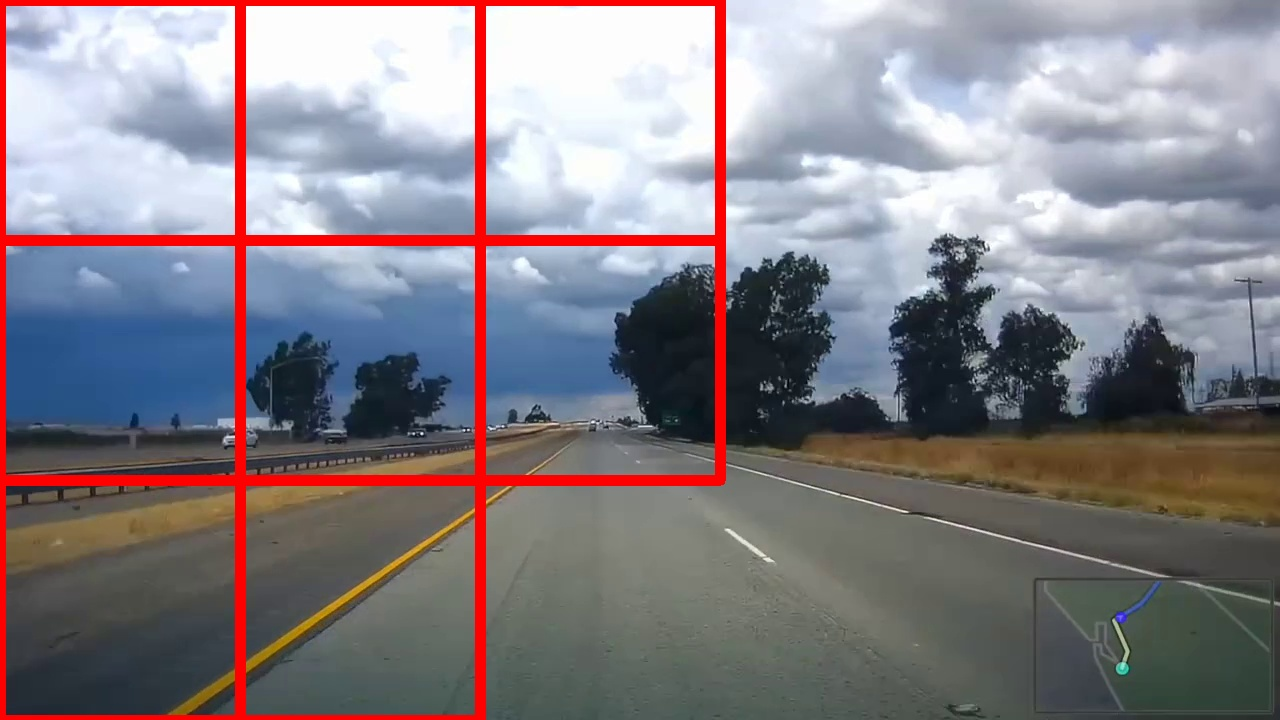
#> input picture test.jpg, 1280 x 720 px
$ python -i lane_detector.py   (imports and definitions only)
#> lines starting #> are read from the running program, lines starting #| are printed output that depends on the picture; after the words box and inside, x2 and y2 are one past the last pixel; in counts of white or black regions, pixels touching at a corner belong together
# [51 lines of commented-out code are left out]

import matplotlib.pylab as plt
import cv2
import numpy as np

def region_of_interest(img, vertices):
    mask = np.zeros_like(img)
    #channel_count = img.shape[2]
    match_mask_color = 255
    cv2.fillPoly(mask, vertices, match_mask_color)
    masked_image = cv2.bitwise_and(img, mask)
    return masked_image

def drow_the_lines(img, lines):
    img = np.copy(img)
    blank_image = np.zeros((img.shape[0], img.shape[1], 3), dtype=np.uint8)

    for line in lines:
        for x1, y1, x2, y2 in line:
            cv2.line(blank_image, (x1,y1), (x2,y2), (0, 255, 0), thickness=5)

    img = cv2.addWeighted(img, 0.8, blank_image, 1, 0.0)
    return img


def grey(image):
    return cv2.cvtColor(image, cv2.COLOR_RGB2GRAY)


def gauss(image):
    return cv2.GaussianBlur(image, (5, 5), 0)


def canny(image):
    edges = cv2.Canny(image,50,150)
    return edges

def set_directories(video_title):
    dirname = os.path.dirname(__file__)
    video_directory = os.path.join(dirname, 'video_input')
    video_path = os.path.join(video_directory, video_title + ".mp4")
    run_name = video_title + "/{0}/".format(datetime.datetime.utcnow().strftime("%s"))
    output_path = os.path.join("output/" + run_name)
    os.makedirs(output_path)

    return video_path, output_path


# image = cv2.imread('road.jpg')
# image = cv2.cvtColor(image, cv2.COLOR_BGR2RGB)

def process(image):
    print(image.shape)
    height = image.shape[0]
    width = image.shape[1]
    region_of_interest_vertices = [
        (0, height),
        (width/2, height/2),
        (width, height)
    ]
    gray_image = grey(image)
    gaussian_image = gauss(image)
    canny_image = canny(image)
    cropped_image = region_of_interest(canny_image,
                    np.array([region_of_interest_vertices], np.int32),)
    lines = cv2.HoughLinesP(cropped_image,
                            rho=2,
                            theta=np.pi/180,
                            threshold=50,
                            lines=np.array([]),
                            minLineLength=40,
                            maxLineGap=100)
    if lines is not None:
        image_with_lines = drow_the_lines(image, lines)
        return image_with_lines

    return image


try:
    video_title = sys.argv[1]
    runtime = int(sys.argv[2])
    test_sample_frame = int(sys.argv[3])
except:
    # Test Data
    video_title =  'default'

    # Runtime of the video in seconds
    runtime = 30
    test_sample_frame = None

# Initialise frame count
frame_count = 0

# Setup directores for output
# [1 line that did not run here, left out]

# create video capture
# [28 lines not run here, left out]

>>> import cv2
>>> picture = cv2.imread('test.jpg')
#> picture is the input picture: shape (720, 1280, 3); mean B, G, R 134.1, 127.7, 133.8
>>> result = process(picture)
#| (720, 1280, 3)
#> in canny, `edges = cv2.Canny(image,50,150)`:
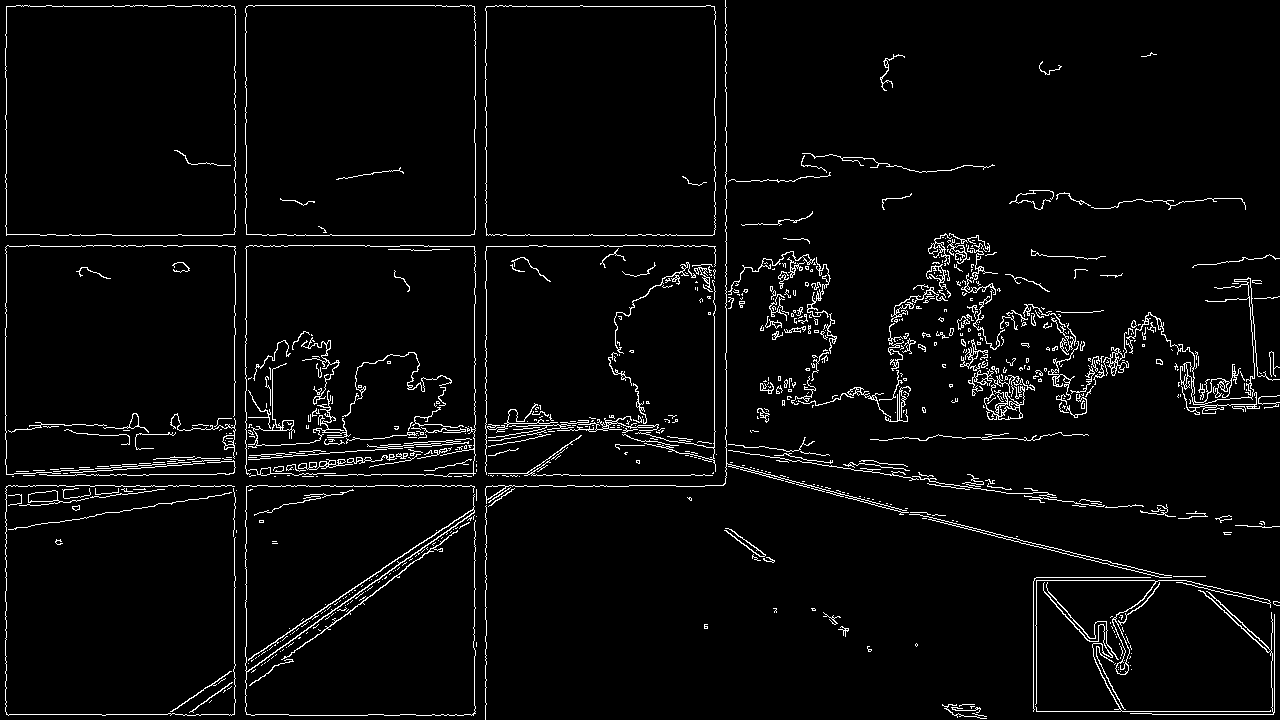
#> edges: shape (720, 1280); 3.8% white in thin lines or dots
#> in region_of_interest, `cv2.fillPoly(mask, vertices, match_mask_color)`: mask: shape (720, 1280); 25% white; 1 white region, box (x1, y1, x2, y2) and area: (1, 360, 1280, 720) 230680
#> in region_of_interest, `masked_image = cv2.bitwise_and(img, mask)`:
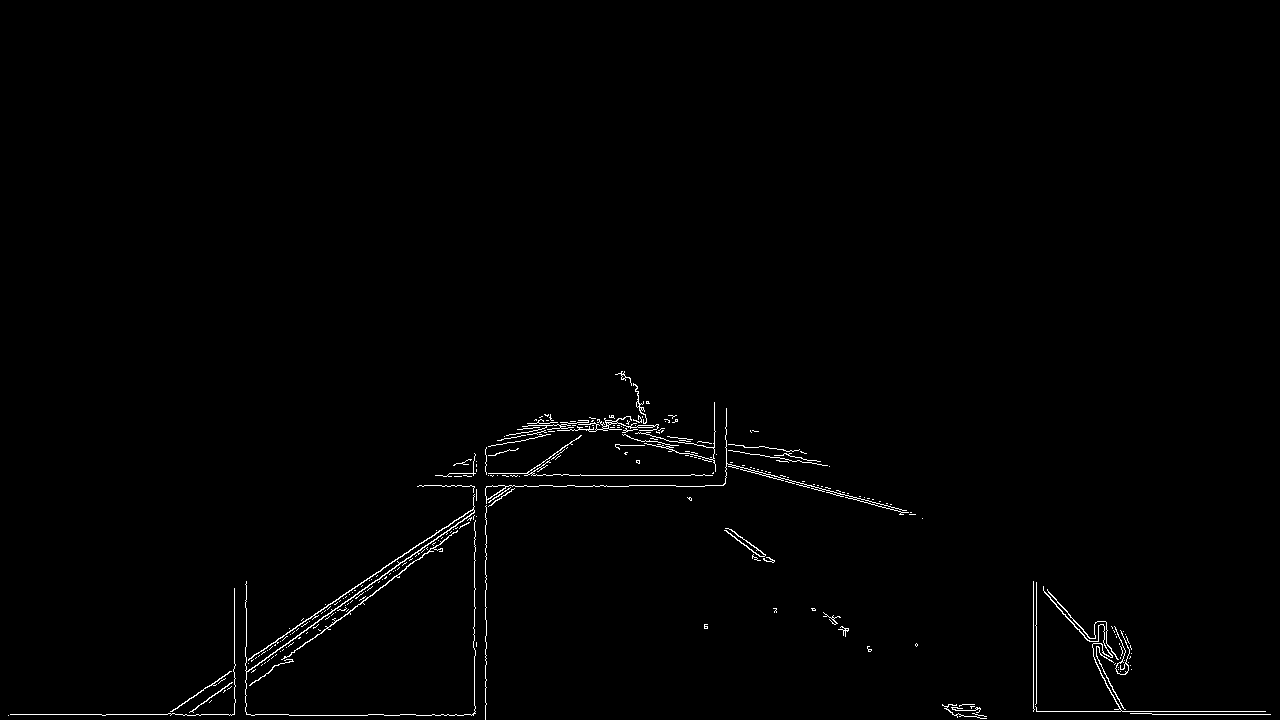
#> masked_image: shape (720, 1280); 0.86% white in thin lines or dots, all inside (x1, y1, x2, y2) = (8, 371, 1271, 720)
#> in process, `lines = cv2.HoughLinesP(cropped_image, rho=2, theta=np.pi/180, thresho..`: lines = 62 rows, first 6: [167, 714, 638, 396], [10, 714, 485, 714], [189, 712, 638, 398], [188, 715, 638, 400], [541, 416, 802, 462], [949, 711, 1265, 711]
#> the loop in drow_the_lines, `for line in lines:` made 62 passes
#> line on passes 1 to 12: [[167, 714, 638, 396]], [[10, 714, 485, 714]], [[189, 712, 638, 398]], [[188, 715, 638, 400]], [[541, 416, 802, 462]], [[949, 711, 1265, 711]], [[435, 475, 782, 475]], [[234, 694, 638, 401]], [[535, 419, 911, 512]], [[8, 715, 485, 715]], [[170, 711, 638, 395]], [[539, 417, 890, 504]]
#> after the loop in drow_the_lines, `for line in lines:`:
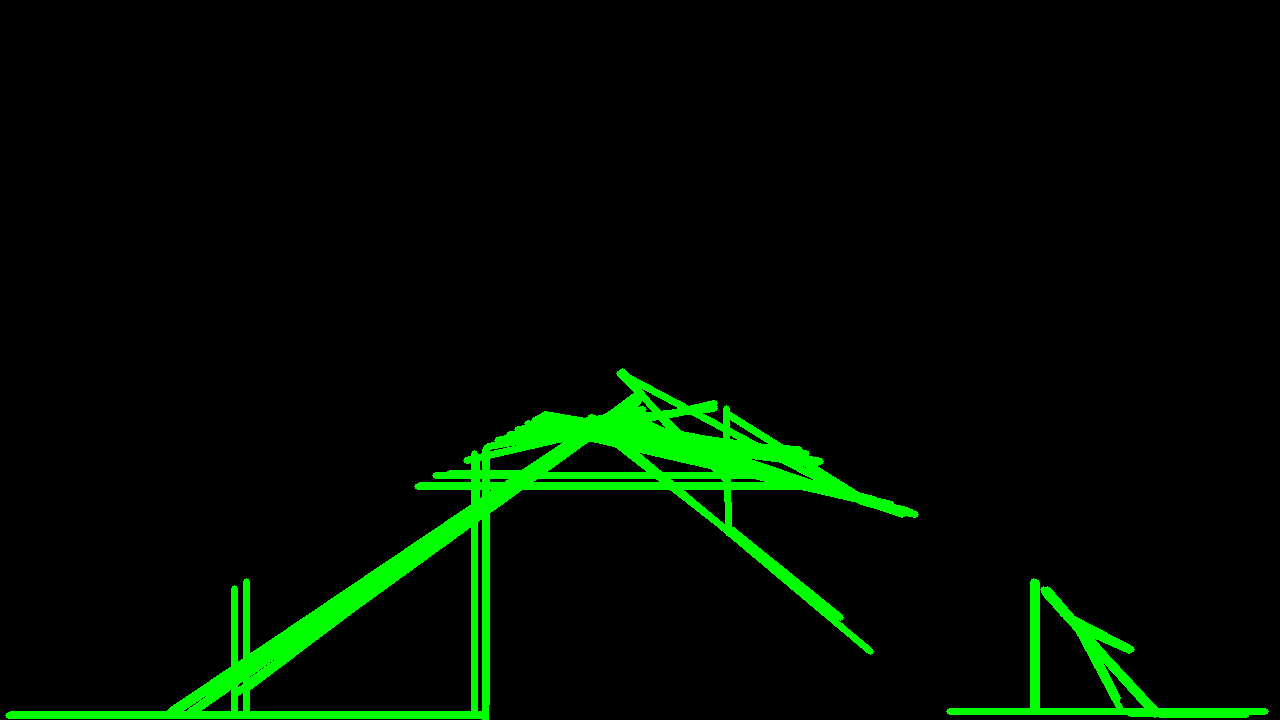
#> blank_image: shape (720, 1280, 3); mean of channels 0, 1, 2 0, 13.5, 0; drawn as B, G, R
#> in drow_the_lines, `img = cv2.addWeighted(img, 0.8, blank_image, 1, 0.0)`:
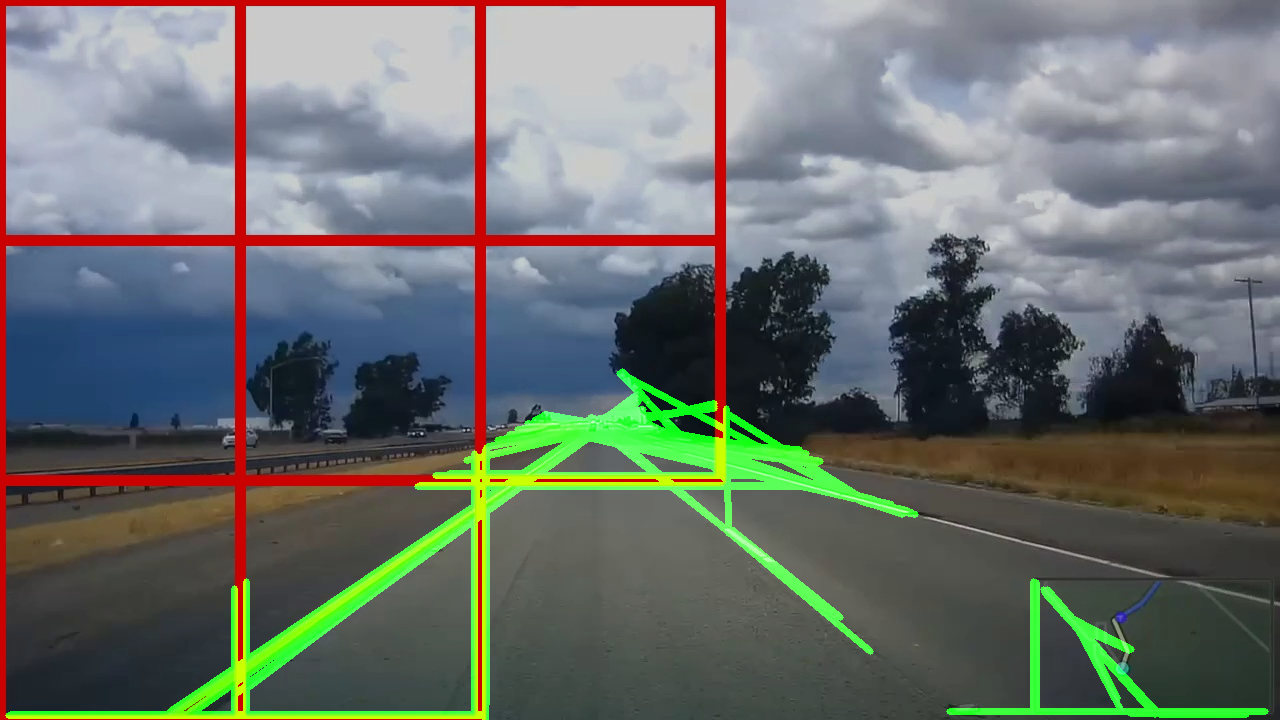
#> img: shape (720, 1280, 3); mean B, G, R 107.3, 112.3, 107
